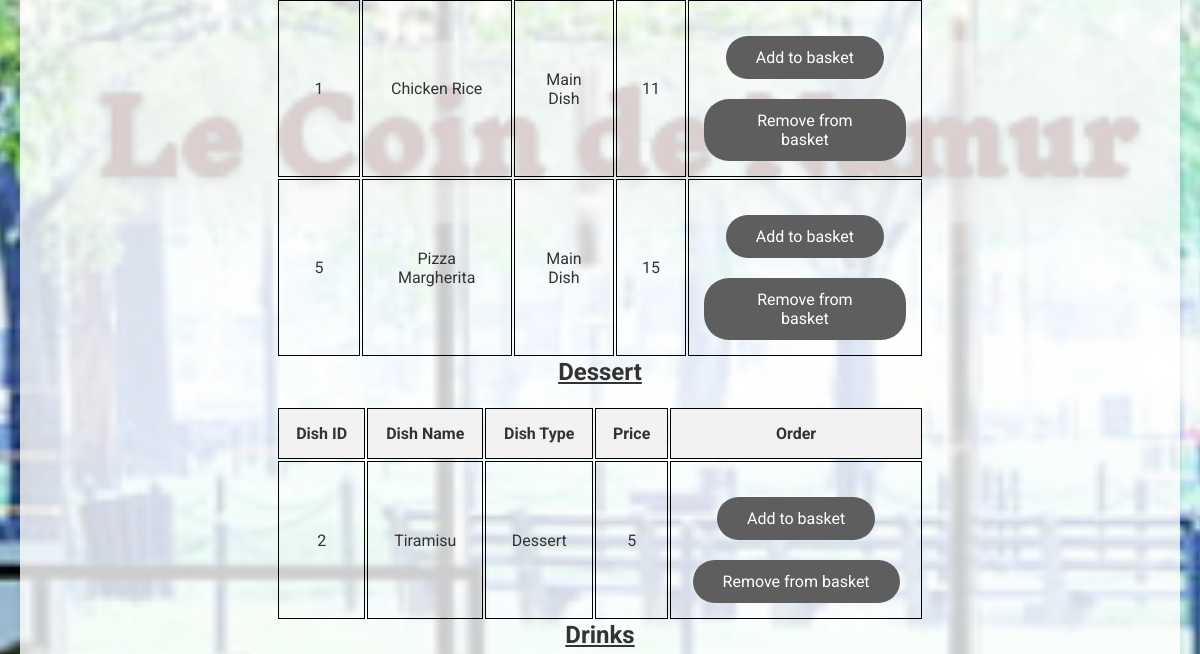
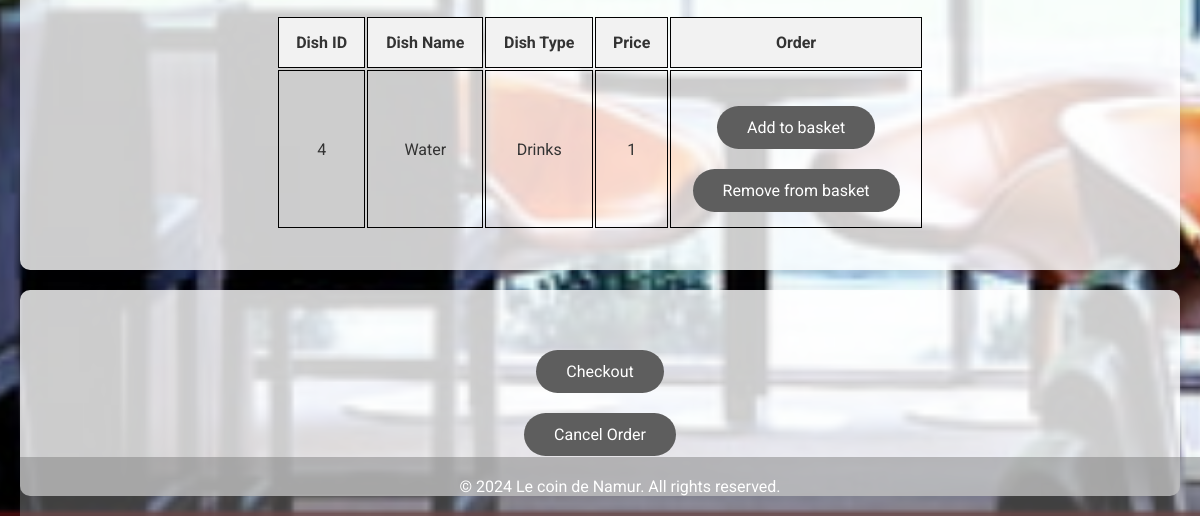
The app's page /orders/order (lower part), older data (2 pictures, top to bottom).
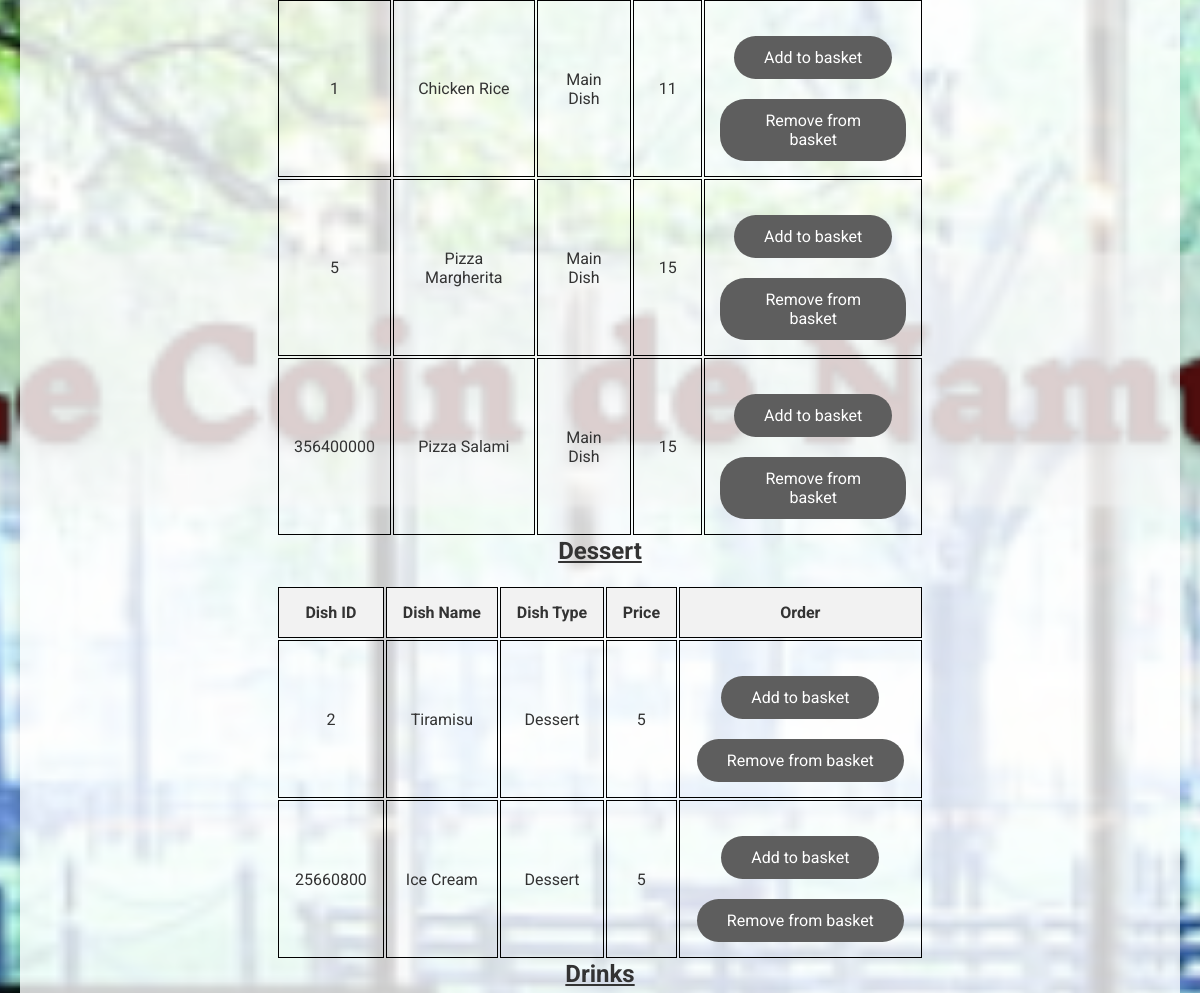
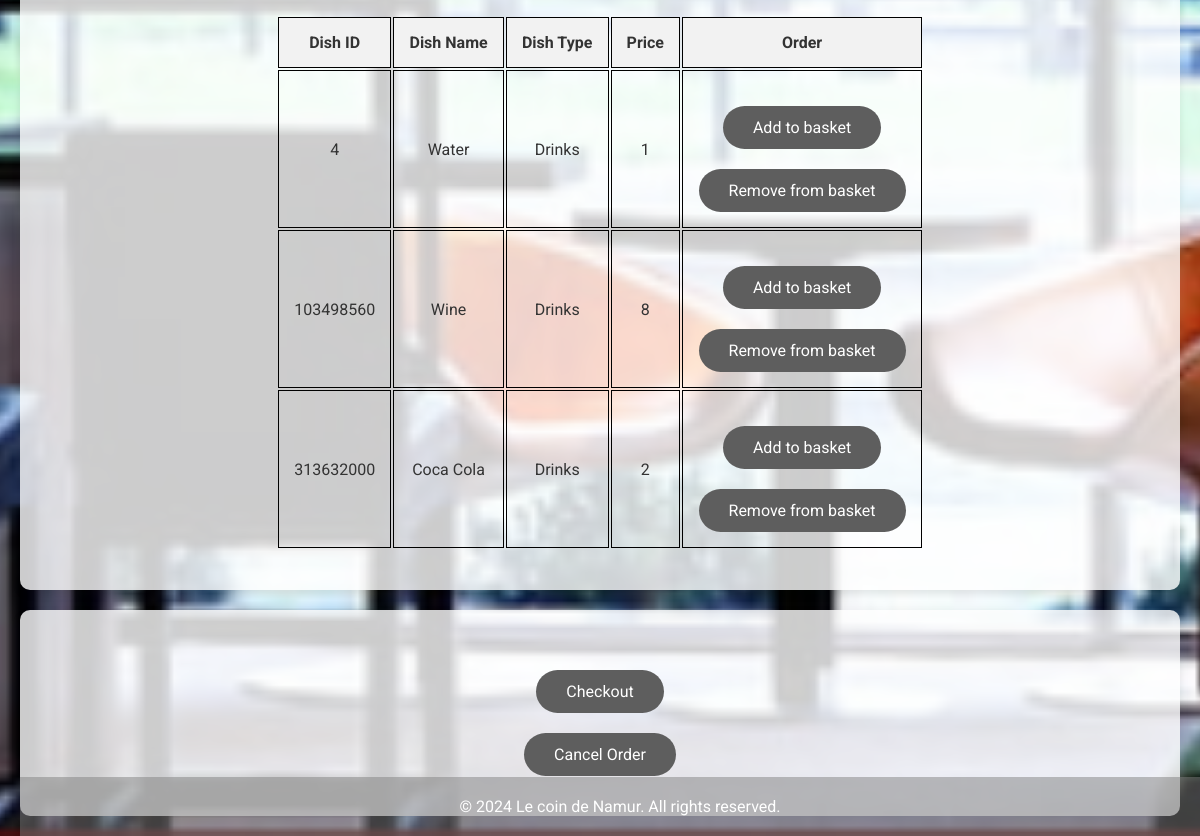
The same page, newer data (2 pictures, top to bottom).
### app_management/sql/sql_models.py (models this page shows)
class Dish(Base):
    __tablename__ = 'dishes'
    dishid: Mapped[int] = mapped_column(Integer(), primary_key= True, unique= True)
    dishname: Mapped[str] = mapped_column(String(72))
    dishtype: Mapped[str] = mapped_column(String(72))
    price: Mapped[int] = mapped_column(Integer)

### app_management/routes/orders_routes.py (the view)
@order_router.get('/order')
def ask_to_order(request: Request):
    menu = menu_services.get_menu()
    return templates.TemplateResponse(
        "/orders/order_page.html",
        context={'request': request, 'menu': menu}
    )

### templates/orders/order_page.html (shortened to what this page needs)
{% extends "empty_page.html" %}
{% from "my_macro.html" import show_menu_order %}
{% block content %}
<div class="bloc">
    <div>
        <table>
            {% for dish in menu %}
                {% if dish.dishtype == "Main Dish"%}
                    {{ show_menu_order(dish.dishid, dish.dishname, dish.dishtype, dish.price) }}
                {% endif %}
            {% endfor %}
        </table>
    </div>
    <div>
        <h3>Dessert</h3>
        <table>
            <tr>
                <th>Dish ID</th>
                <th>Dish Name</th>
                <th>Dish Type</th>
                <th>Price</th>
                <th>Order</th>
            </tr>
            {% for dish in menu %}
                {% if dish.dishtype == "Dessert"%}
                    {{ show_menu_order(dish.dishid, dish.dishname, dish.dishtype, dish.price) }}
                {% endif %}
            {% endfor %}
        </table>
    </div>
    <div>
        <h3>Drinks</h3>
        <table>
            <tr>
                <th>Dish ID</th>
                <th>Dish Name</th>
                <th>Dish Type</th>
                <th>Price</th>
                <th>Order</th>
            </tr>
            {% for dish in menu %}
                {% if dish.dishtype == "Drinks"%}
                    {{ show_menu_order(dish.dishid, dish.dishname, dish.dishtype, dish.price) }}
                {% endif %}
            {% endfor %}
        </table>
    </div>
</div>
<div class="bloc">
    <form action="/orders/checkout" method="post">
        <button class="btn" type="submit">Checkout</button>
    </form>
    <form action="/orders/cancel/order" method="post">
        <button class="btn" type="submit">Cancel Order</button>
    </form>
</div>
{% endblock %}

### templates/empty_page.html (shortened to what this page needs)
<!DOCTYPE html>
<html>
<head>
    <link rel="stylesheet" href="/static/style.css">
</head>
<body>
    {% block content %}
    {% endblock %}
    <footer>
        <p>&copy; 2024 Le coin de Namur. All rights reserved.</p>
    </footer>
</body>
</html>

### templates/my_macro.html (shortened to what this page needs)
{% macro show_menu_order(dishid, dishname, dishtype, price) %}
    <tr>
        <td>
            {{ dishid }}
        </td>
        <td>
            {{ dishname }}
        </td>
        <td>
            {{ dishtype }}
        </td>
        <td>
            {{ price }}
        </td>
        <td>
            <form action="/orders/add/basket" method="post">
                <button class="btn" type="submit">Add to basket</button>
            </form>
            <form action="/orders/remove/basket" method="post">
                <button class="btn" type="submit">Remove from basket</button>
            </form>
        </td>
    </tr>
{% endmacro %}

### static/style.css (style rules this page uses)
* { margin: 0; padding: 0; box-sizing: border-box; font-family: "Roboto", sans-serif; }
body { min-height: 100vh; background-image: url('/static/images/background.png'); background-size: cover; background-repeat: no-repeat; background-position: center; color: #333; display: flex; flex-direction: column; padding: 20px; }
.bloc { background-color: rgba(255, 255, 255, 0.8); border-radius: 10px; padding: 40px; margin-top: 20px; box-shadow: 0 4px 8px rgba(0, 0, 0, 0.1); width: 100%; text-align: center; }
h3 { font-size: 24px; margin-bottom: 20px; text-decoration: underline; }
p { font-size: 16px; margin-bottom: 30px; }
.btn { background-color: #5e5e5e; color: #fff; padding: 12px 30px; border-radius: 25px; margin-top: 20px; display: inline-block; text-align: center; border: none; cursor: pointer; position: relative; transition: background-color 0.2s ease-out; font-size: 16px; }
.btn::after { content: ""; position: absolute; left: 0; bottom: -5px; width: 0; height: 2px; background-color: #f7a800; transition: width 0.2s ease-out; }
footer { background-color: rgba(128, 128, 128, 0.5); padding: 20px; color: white; text-align: center; margin-top: auto; position: fixed; bottom: 0; width: 100%; }
footer p { margin: 0; }
table { margin: 0 auto; width: 60%; }
th, td { padding: 15px; text-align: center; border: 1px solid black; }
th { background-color: #f2f2f2; }

Row changes from the older to the newer data that the page shows:
added Dish: dishid "356400000", dishname "Pizza Salami", dishtype "Main Dish", price "15"
added Dish: dishid "25660800", dishname "Ice Cream", dishtype "Dessert", price "5"
added Dish: dishid "103498560", dishname "Wine", dishtype "Drinks", price "8"
added Dish: dishid "313632000", dishname "Coca Cola", dishtype "Drinks", price "2"
